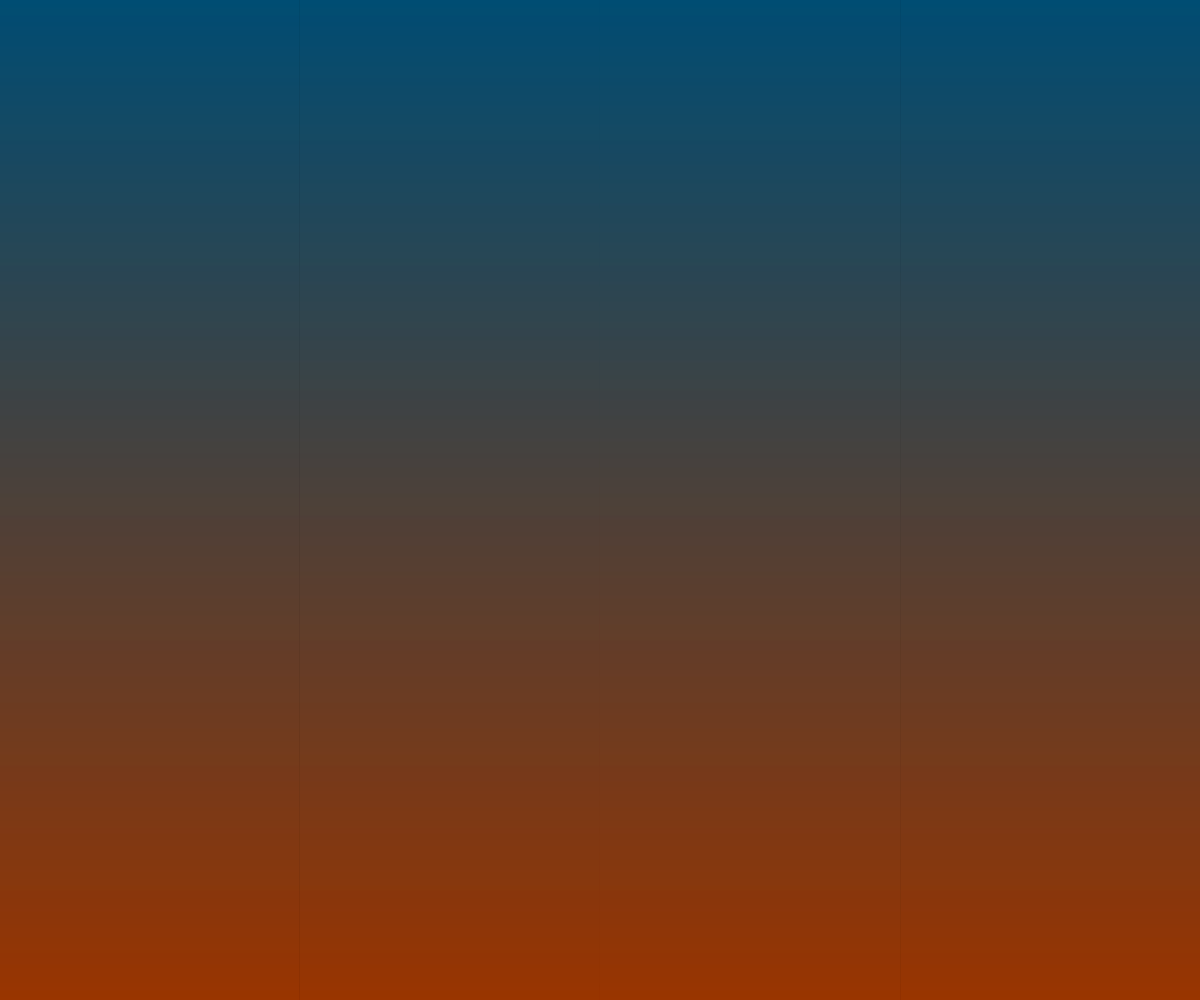
Frame 1 (no input)
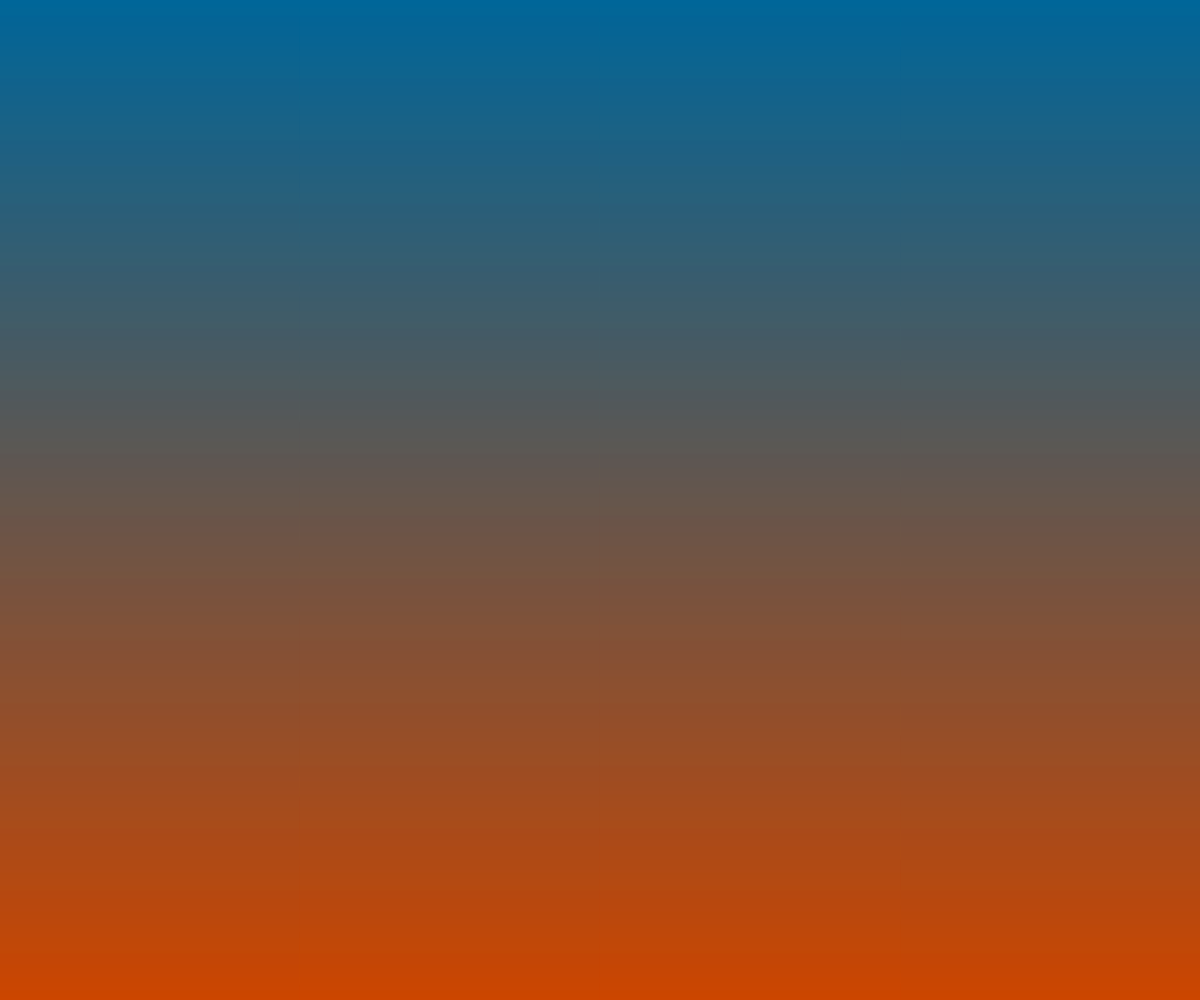
Frame 60 (no input)
Frame 120 (the mouse pressed at the canvas centre since frame 60): identical to frame 60, image omitted

The p5.js sketch that drew these frames (run headless with seeded random() and noise() and a simulated clock; from frame 60 on, the mouse is pressed at the canvas centre):

// p5.js sketch
// ── sketch.js
// Animation for Trio Tan
// Incorporates code from
// Daniel Shiffman
// https://thecodingtrain.com/CodingChallenges/024-perlinnoiseflowfield.html

//Gradient
const Y_AXIS = 1;
let c1, c2;
let rise = 0;
let h;

//Flow field
// var inc = 0.1;
var inc = 100;
// var scl = 10;
var scl = 100;
var cols, rows;
var zoff = 0;
var fr;
var particles = [];
var flowfield;

function setup() {
  createCanvas(windowWidth, windowHeight);
  // colorMode(HSB, 360, 100, 100, 100);
  background(0);

  //Gradient
  c1 = color(0, 102, 153);
  c2 = color(204, 70, 0);
  c3 = color(0, 0.01);
  c4 = color(0, 0.01);
  h = height/2;

  //Flow field
  cols = floor(width / scl);
  rows = floor(height / scl);
  fr = createP('');

  flowfield = new Array(cols * rows);

  for (var i = 0; i < 300; i++) {
    particles[i] = new Particle();
  }

}

function draw() {
  // background(0);
  if (h >= -height){

    //Gradient
    setGradient(0, 0, width, height, c1, c2, Y_AXIS);
    h -= 0.5;
  }
  //rise += 1;

  //Orb
  noStroke();
  for (let i = 0; i < 150; i++){
    fill(255, 150, 0, 1);
    ellipse(width/2, height+h, 5*i);
  }

  if (h >= -height){
    
  }

 

  if (h <= -height){
    setGradient(0, 0, width, height, c3, c4, Y_AXIS);

     //Flow field
    var yoff = 0;
  for (var y = 0; y < rows; y++) {
    var xoff = 0;
    for (var x = 0; x < cols; x++) {
      var index = x + y * cols;
      var angle = noise(xoff, yoff, zoff) * TWO_PI * 4;
      var v = p5.Vector.fromAngle(angle);
      v.setMag(1);
      flowfield[index] = v;
      xoff += inc;
      stroke(0, 50);
      }
      yoff += inc;
      zoff += 0.0003;
      // zoff += 0.3;
    }

    for (var i = 0; i < particles.length; i++) {
      particles[i].follow(flowfield);
      particles[i].update();
      particles[i].edges();
      particles[i].show();
    }
  }
}

function setGradient(x, y, w, h, c1, c2, axis) {
  noFill();
  if (axis === Y_AXIS){
    for (let i = y; i <= y + h; i++) {
      let inter = map(i, y, y + h, 0, 1);
      let c = lerpColor(c1, c2, inter);
      stroke(c);
      line(x, i, x + w, i);
    }
  }
}

class Particle {
  constructor() {
    this.pos = createVector(width/2, random(height));
    this.vel = createVector(0, 0);
    this.acc = createVector(0, 0);
    this.maxspeed = 4;
    // this.maxspeed = 10;
    this.prevPos = this.pos.copy();
  }

  update() {
    this.vel.add(this.acc);
    this.vel.limit(this.maxspeed);
    this.pos.add(this.vel);
    this.acc.mult(0);
  }

  follow(vectors) {
    var x = floor(this.pos.x / scl);
    var y = floor(this.pos.y / scl);
    var index = x + y * cols;
    var force = vectors[index];
    this.applyForce(force);
  }

  applyForce(force) {
    this.acc.add(force);
  }

  show() {
    stroke(0, 255, 255, 10);
    strokeWeight(1);
    line(this.pos.x, this.pos.y, this.prevPos.x, this.prevPos.y);
    this.updatePrev();
  }

  updatePrev() {
    this.prevPos.x = this.pos.x;
    this.prevPos.y = this.pos.y;
  }

  edges() {
    if (this.pos.x > width) {
      this.pos.x = 0;
      this.updatePrev();
    }
    if (this.pos.x < 0) {
      this.pos.x = width;
      this.updatePrev();
    }
    if (this.pos.y > height) {
      this.pos.y = 0;
      this.updatePrev();
    }
    if (this.pos.y < 0) {
      this.pos.y = height;
      this.updatePrev();
    }

  }

}

function windowResized(){
  resizeCanvas(windowWidth, windowHeight);
}
